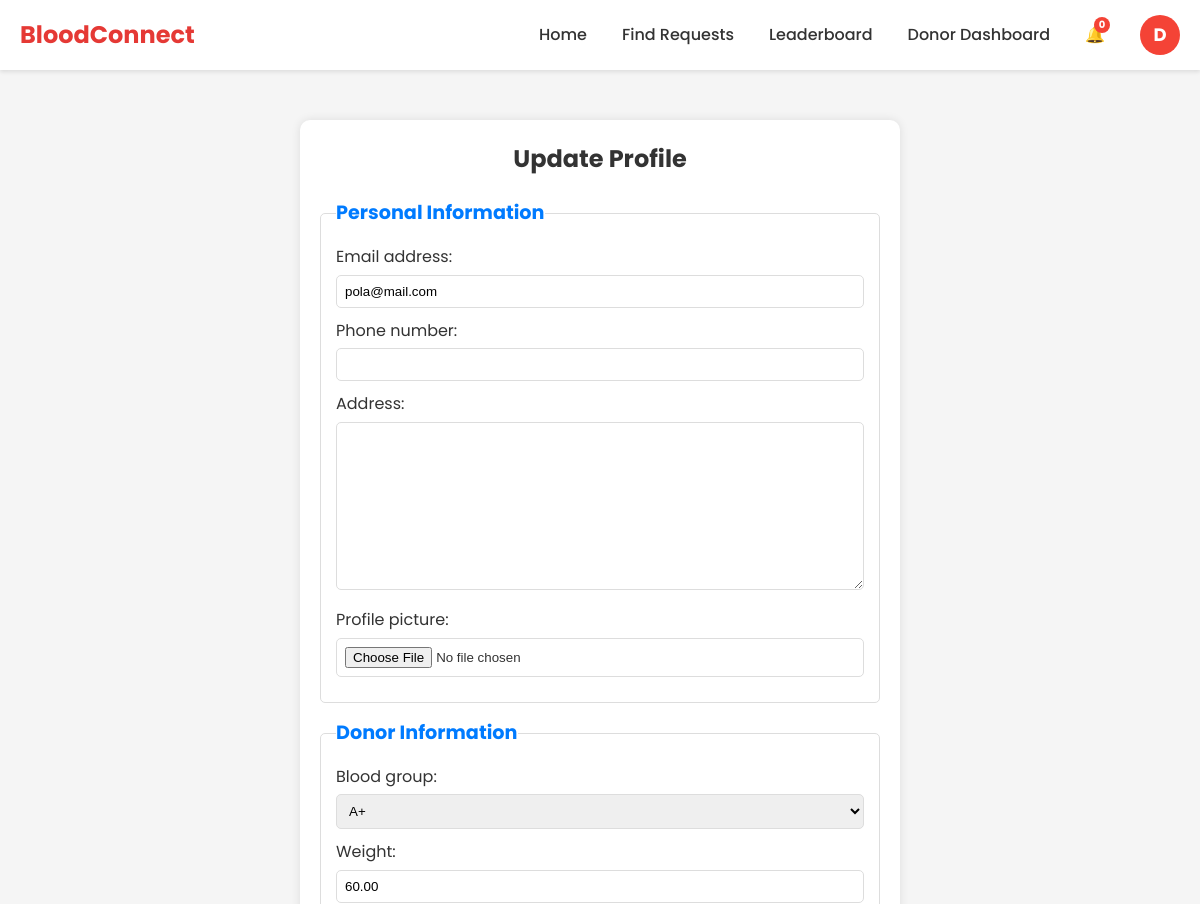
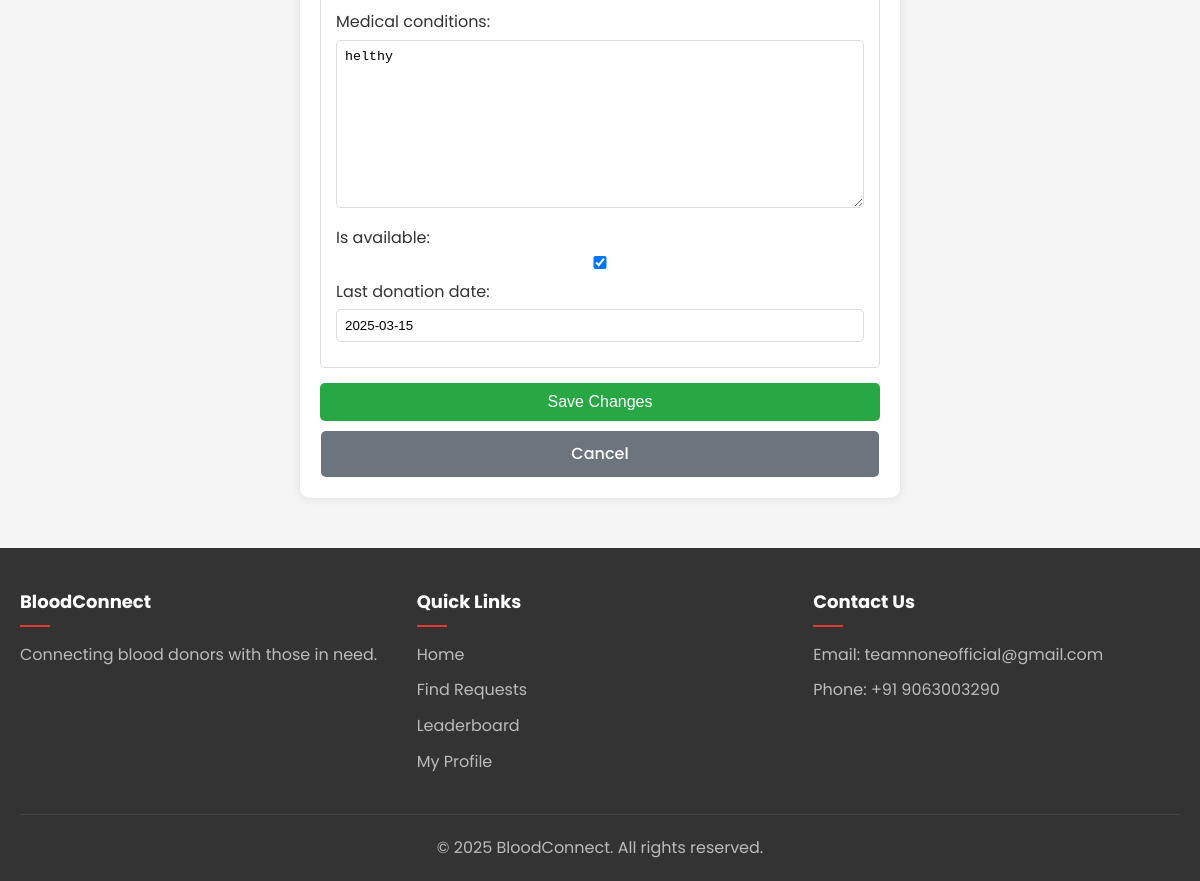
The app's page /accounts/profile/update/ (signed in) with its own data (2 pictures, top to bottom).
### accounts/models.py (models this page shows, shortened)
class User(AbstractUser):
    USER_TYPES = (
        ('regular', 'Regular User'),
        ('donor', 'Blood Donor'),
        ('admin', 'Administrator'),
        ('ngo', 'NGO'),
    )
    user_type = models.CharField(max_length=10, choices=USER_TYPES, default='regular')
    phone_number = models.CharField(max_length=15, blank=True)
    address = models.TextField(blank=True)
    profile_picture = models.ImageField(upload_to='profile_pics/', blank=True, null=True)

class DonorProfile(models.Model):
    user = models.OneToOneField(User, on_delete=models.CASCADE, related_name='donor_profile')
    blood_group = models.ForeignKey(BloodGroup, on_delete=models.SET_NULL, null=True)
    weight = models.DecimalField(max_digits=5, decimal_places=2, null=True, blank=True)
    medical_conditions = models.TextField(blank=True)
    is_available = models.BooleanField(default=True)
    last_donation_date = models.DateField(null=True, blank=True)
    total_donations = models.PositiveIntegerField(default=0)

### accounts/views.py (the view)
# urls.py: path('profile/update/', views.update_profile, name='update_profile'),
@login_required
def update_profile(request):
    user = request.user
    if request.method == 'POST':
        user_form = UserProfileForm(request.POST, request.FILES, instance=user)
        if user.user_type == 'donor':
            donor_form = DonorProfileForm(request.POST, instance=user.donor_profile)
        if user_form.is_valid() and (user.user_type != 'donor' or donor_form.is_valid()):
            user_form.save()
            if user.user_type == 'donor':
                donor_form.save()
            messages.success(request, 'Your profile has been updated successfully!')
            return redirect('user_profile', username=user.username)
    else:
        user_form = UserProfileForm(instance=user)
        if user.user_type == 'donor':
            donor_form = DonorProfileForm(instance=user.donor_profile)
    context = {'user_form': user_form}
    if user.user_type == 'donor':
        context['donor_form'] = donor_form
    return render(request, 'accounts/update_profile.html', context)

### accounts/forms.py
class UserProfileForm(forms.ModelForm):
    class Meta:
        model = User
        fields = ['email', 'phone_number', 'address', 'profile_picture']

class DonorProfileForm(forms.ModelForm):
    class Meta:
        model = DonorProfile
        fields = ['blood_group', 'weight', 'medical_conditions', 'is_available', 'last_donation_date']

### accounts/models.py (called while the page is built)
    def __str__(self):
        return self.name

### templates/accounts/update_profile.html (shortened to what this page needs)
{% extends "base.html" %}
{% load static %}
{% block content %}
<div class="profile-container">
    <h2>Update Profile</h2>
    <form method="POST" enctype="multipart/form-data">
        <fieldset>
            <legend>Personal Information</legend>
            {{ user_form.as_p }}
        </fieldset>
        {% if donor_form %}
        <fieldset>
            <legend>Donor Information</legend>
            {{ donor_form.as_p }}
        </fieldset>
        {% endif %}
        <button type="submit">Save Changes</button>
        <a href="{% url 'user_profile' request.user.username %}" class="btn-secondary">Cancel</a>
    </form>
</div>
{% endblock %}

### templates/base.html (shortened to what this page needs)
<!DOCTYPE html>
<html lang="en">
<head>
    <link rel="stylesheet" href="/static/css/styles.css">
</head>
<body>
    <header class="main-header">
        <div class="container">
            <div class="logo">
                <a href="{% url 'home' %}">
                    <h1>BloodConnect</h1>
                </a>
            </div>
            <nav class="main-nav">
                <ul>
                    <li><a href="{% url 'home' %}">Home</a></li>
                    <li><a href="{% url 'search_requests' %}">Find Requests</a></li>
                    <li><a href="{% url 'leaderboard' %}">Leaderboard</a></li>
                    {% if user.is_authenticated %}
                        {% if user.user_type == 'donor' %}
                            <li><a href="{% url 'donor_dashboard' %}">Donor Dashboard</a></li>
                        {% endif %}
                        <li class="notification-icon">
                            <a href="{% url 'notifications' %}">
                                <span class="icon">🔔</span>
                                <span class="notification-count" id="notification-count">0</span>
                            </a>
                        </li>
                        <li class="dropdown">
                            <div class="user-avatar" id="userDropdown">
                                {{ user.username|first }}
                            </div>
                        </li>
                    {% else %}
                        <li><a href="{% url 'login' %}">Login</a></li>
                        <li><a style="color: white;" href="{% url 'register' %}" class="btn-primary">Register</a></li>
                    {% endif %}
                </ul>
            </nav>
        </div>
    </header>
    <main class="main-content">
        <div class="container">
            {% block content %}{% endblock %}
        </div>
    </main>
    <footer class="main-footer">
        <div class="container">
            <div class="footer-content">
                <div class="footer-section">
                    <h3>BloodConnect</h3>
                    <p>Connecting blood donors with those in need.</p>
                </div>
                <div class="footer-section">
                    <h3>Quick Links</h3>
                    <ul>
                        <li><a href="{% url 'home' %}">Home</a></li>
                        <li><a href="{% url 'search_requests' %}">Find Requests</a></li>
                        <li><a href="{% url 'leaderboard' %}">Leaderboard</a></li>
                        {% if user.is_authenticated %}
                            <li><a href="{% url 'user_profile' user.username%}">My Profile</a></li>
                        {% endif %}
                    </ul>
                </div>
                <div class="footer-section">
                    <h3>Contact Us</h3>
                    <p>Email: teamnoneofficial@gmail.com</p>
                    <p>Phone: +91 9063003290</p>
                </div>
            </div>
            <div class="footer-bottom">
                <p>&copy; {% now "Y" %} BloodConnect. All rights reserved.</p>
            </div>
        </div>
    </footer>
</body>
</html>

### static/css/styles.css (style rules this page uses)
:root { --primary-color: #e53935; --primary-dark: #c62828; --primary-light: #ef5350; --secondary-color: #2196f3; --secondary-dark: #1976d2; --secondary-light: #64b5f6; --text-color: #333333; --text-light: #757575; --background-color: #f5f5f5; --card-color: #ffffff; --border-color: #e0e0e0; --success-color: #4caf50; --warning-color: #ff9800; --danger-color: #f44336; --info-color: #2196f3; }
* { margin: 0; padding: 0; box-sizing: border-box; }
body { font-family: 'Poppins', sans-serif; line-height: 1.6; color: var(--text-color); background-color: var(--background-color); }
.container { width: 100%; max-width: 1200px; margin: 0 auto; padding: 0 20px; }
a { text-decoration: none; color: var(--primary-color); transition: color 0.3s ease; }
ul { list-style: none; }
.btn-primary, .btn-secondary, .btn-text { display: inline-block; padding: 10px 20px; border-radius: 4px; font-weight: 500; text-align: center; cursor: pointer; transition: all 0.3s ease; margin:1px; }
.btn-secondary { background-color: var(--secondary-color); color: white; border: none; }
.main-header { background-color: var(--card-color); box-shadow: 0 2px 4px rgba(0, 0, 0, 0.1); position: sticky; top: 0; z-index: 100; }
.main-header .container { display: flex; justify-content: space-between; align-items: center; padding: 15px 20px; }
.logo h1 { font-size: 24px; font-weight: 700; color: var(--primary-color); }
.main-nav ul { display: flex; align-items: center; }
.main-nav li { margin-left: 20px; }
.main-nav a { color: var(--text-color); font-weight: 500; }
.dropdown { position: relative; }
.notification-icon { position: relative; }
.notification-count { position: absolute; top: -5px; right: -5px; background-color: var(--danger-color); color: white; font-size: 10px; font-weight: bold; width: 16px; height: 16px; border-radius: 50%; display: flex; align-items: center; justify-content: center; }
.main-content { padding: 30px 0; min-height: calc(100vh - 70px - 200px); }
.main-footer { background-color: #333; color: white; padding: 40px 0 20px; }
.footer-content { display: grid; grid-template-columns: repeat(auto-fit, minmax(200px, 1fr)); gap: 30px; margin-bottom: 30px; }
.footer-section h3 { font-size: 18px; margin-bottom: 15px; position: relative; padding-bottom: 10px; }
.footer-section h3::after { content: ''; position: absolute; bottom: 0; left: 0; width: 30px; height: 2px; background-color: var(--primary-color); }
.footer-section p { margin-bottom: 10px; color: #bbb; }
.footer-section ul li { margin-bottom: 10px; }
.footer-section ul li a { color: #bbb; }
.footer-bottom { text-align: center; padding-top: 20px; border-top: 1px solid #444; color: #bbb; }

### templates/accounts/update_profile.html (style rules this page uses)
.profile-container { max-width: 600px; margin: 20px auto; padding: 20px; background: #fff; border-radius: 10px; box-shadow: 0 0 10px rgba(0, 0, 0, 0.1); }
.profile-container h2 { text-align: center; color: #333; margin-bottom: 20px; }
.profile-container fieldset { border: 1px solid #ddd; border-radius: 5px; padding: 15px; margin-bottom: 15px; }
.profile-container legend { font-size: 1.2em; font-weight: bold; color: #007bff; }
.profile-container input, .profile-container textarea, .profile-container select { width: 100%; padding: 8px; margin-top: 5px; margin-bottom: 10px; border: 1px solid #ddd; border-radius: 5px; }
.profile-container button { width: 100%; padding: 10px; background: #28a745; color: white; border: none; border-radius: 5px; font-size: 1em; cursor: pointer; }
.btn-secondary { display: block; text-align: center; padding: 10px; background: #6c757d; color: white; border-radius: 5px; text-decoration: none; margin-top: 10px; }

### templates/base.html (style rules this page uses)
.main-nav ul { display: flex; align-items: center; gap: 15px; }
.user-avatar { width: 40px; height: 40px; border-radius: 50%; background-color: #f44336; color: white; display: flex; align-items: center; justify-content: center; font-size: 18px; font-weight: bold; text-transform: uppercase; cursor: pointer; }
.dropdown { position: relative; display: inline-block; }

### records on screen
User: username|first "D", email "pola@mail.com"
DonorProfile: blood_group "A+", weight "60.00", medical_conditions "helthy", is_available "☑", last_donation_date "2025-03-15"
